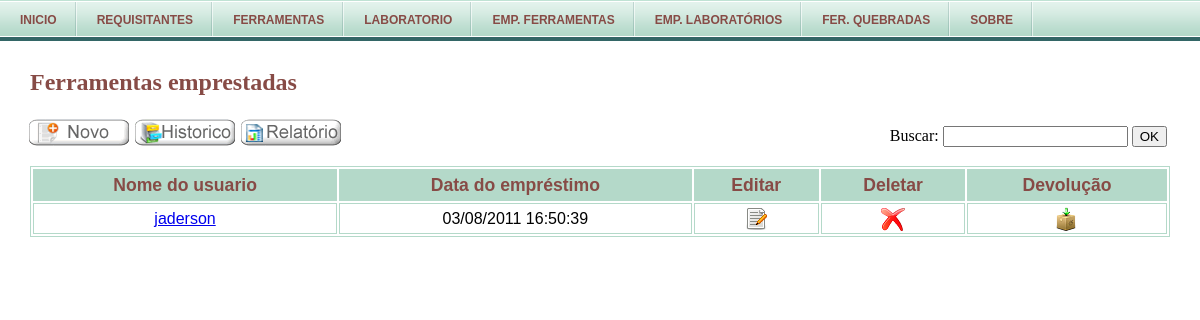
Screenshot of /php/listaEmpFerramenta.php (signed in) with the database file from the repository.
### tables this page shows
CREATE TABLE `emprestimosferramentas` (
  `codEmprestimo` int(11) NOT NULL auto_increment,
  `dataEmprestimo` datetime NOT NULL,
  `observacaoEmprestimo` varchar(100) default NULL,
  `codUsuario` int(11) NOT NULL,
  `nomeLocatario` varchar(255) NOT NULL,
  `snDevolvido` enum('Sim','Não') NOT NULL,
  `dataDevolucao` datetime NOT NULL,
  PRIMARY KEY  (`codEmprestimo`),
  KEY `fk_emprestimosferramentas_usuario1` (`codUsuario`)
);

CREATE TABLE `usuario` (
  `codUsuario` int(11) NOT NULL auto_increment,
  `nomeUsuario` varchar(50) NOT NULL,
  `permissaoUsuario` enum('Admin','Requisitante') default NULL,
  `enderecoUsuario` varchar(50) default NULL,
  `telefoneUsuario` varchar(45) default NULL,
  `emailUsuario` varchar(45) default NULL,
  `senha` varchar(40) NOT NULL,
  `observacaoUsuario` varchar(255) NOT NULL,
  PRIMARY KEY  (`codUsuario`)
);

### php/listaEmpFerramenta.php (the view, shortened to what this page needs)
<?php
	include ("controller/seguranca.php");
	include("menu.php");
?>
<!DOCTYPE html PUBLIC "-//W3C//DTD XHTML 1.0 Transitional//EN" "http://www.w3.org/TR/xhtml1/DTD/xhtml1-transitional.dtd">
<html>
	<head>
		<link rel="stylesheet" type="text/css" href="http://localhost/projeto/view/estilo.css"></link>
	</head>
	<body>
<div id="container">
	<h2 class="emp">Ferramentas emprestadas</h2>
<div id="busca" >
	<form class="busca" method="get" action="" >
		<label for="consulta">Buscar:</label>
			<input type="text" id="consulta" name="consulta" maxlength="255" />
			<input type="submit" value="OK" />
	</form>
</div>
	<div id="botoes_emp">
		<a href="http://localhost/projeto/php/empFerramenta.php" class="novo_emp" >novo</a>
		<a href="http://localhost/projeto/php/ferramentasDevolvidas.php" class="historico" >historico</a>
		<a href="http://localhost/projeto/relatorio/relatorios.php" class="relatorio" >relatorio</a>
	</div>
<?php
if (!isset($_GET['consulta'])) {
	$SQL="SELECT nomeUsuario,
				codEmprestimo,
                dataEmprestimo
			FROM emprestimosferramentas
			INNER JOIN usuario ON(usuario.codUsuario=emprestimosferramentas.codUsuario) WHERE snDevolvido='Não'";
	$STH = $projeto->prepare($SQL);
	$STH->execute(array($SQL));
$linhas = $STH->rowCount();
if ($linhas > 0 || !empty($linhas)){
?>
<div id="tabela">
	<table>
		<tr>
			<th>Nome do usuario</th>
			<th>Data do empréstimo</th>
			<th>Editar</th>
			<th>Deletar</th>
			<th>Devolução</th>
		</tr>
<?php
while($row = $STH->fetch(PDO::FETCH_ASSOC)){
?>
	<tr>
		<td><a href="http://localhost/projeto/php/controller/funcoes.php?codEmprestimo=<?php echo $row["codEmprestimo"]?>&acao=infoempferramenta" ><?php echo $row['nomeUsuario']?></a></td>
		<td><?php echo date('d/m/Y H:i:s', strtotime($row['dataEmprestimo']));?></td>
		<td><a href="http://localhost/projeto/php/controller/funcoes.php?codEmpFerramenta=<?php echo $row["codEmprestimo"]?>&acao=editaEmpFerramenta" ><img src="../view/images/editar.png" alt="editar" title="Editar cadastro" /></a></td>
		<td><input type="image" src="../view/images/excluir.png" alt="remover" value="remover" onclick="confirmar(<?php echo $row['codEmprestimo'];?>)" /></td>
		<td><a href="../php/controller/funcoes.php?codEmpFerramenta=<?php echo $row["codEmprestimo"]?>&acao=devolveEmpFerramenta" ><img src="../view/images/devolve.png" alt="devolver" title="Devolver emprestimo" /></a></td>
	</tr>
<?php
  }
?>
	</table>
</div>
<?php
}else{
	echo '<p class="msg_emp" >Nenhum cadastro encontrado.</p>';
}
	exit;
}
?>

### view/estilo.css (style rules this page uses)
body { background: #FFFFFF; }
* { margin: 0; }
#container { border: none; }
#container h2 { color: #874B46; margin-left: 30px; margin-top: 30px; }
#container h2.emp { margin-left: 30px; margin-top: 21px; padding-top: 7px; }
#busca { float: right; margin-right: 33px; margin-top: 30px; }
#botoes_emp a { text-indent: -999px; overflow: hidden; width: 100px; height: 30px; display: block; float: left; }
.novo_emp { background-image: url("images/bt_novo.gif"); margin-left: 29px; margin-top: 22px; }
.historico { background-image: url("images/bt_historico.gif"); margin-left: 6px; margin-top: 22px; }
.relatorio { background-image: url("images/bt_relatorio.gif"); margin-left: 6px; margin-top: 22px; }
a img { border: none; }
#tabela { font-family: "Trebuchet MS", Arial, Helvetica, sans-serif; margin-left: 30px; margin-top: 70px; margin-right: 30px; border: 1px solid #B4D9C9; }
#tabela table { width: 100%; }
#tabela td, #tabela th { font-size: 1em; border: 1px solid #B4D9C9; padding: 3px 7px 2px 7px; text-align: center; }
#tabela th { font-size: 1.1em; text-align: center; padding-top: 5px; padding-bottom: 4px; background-color: #B4D9C9; color: #874B46; }

### rows the page displays
emprestimosferramentas: usuario.nomeUsuario "jaderson", dataEmprestimo "03/08/2011 16:50:39"
